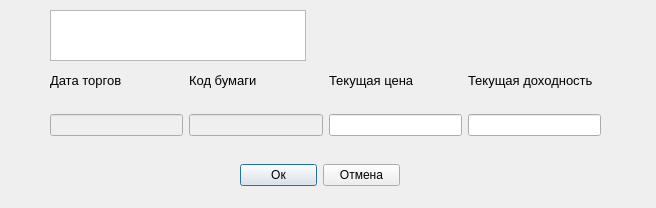
<?xml version="1.0" encoding="UTF-8"?>
<ui version="4.0">
 <class>EditDialog</class>
 <widget class="QDialog" name="EditDialog">
  <property name="geometry">
   <rect>
    <x>0</x>
    <y>0</y>
    <width>656</width>
    <height>208</height>
   </rect>
  </property>
  <property name="windowTitle">
   <string>Редактирование записи</string>
  </property>
  <property name="windowIcon">
   <iconset>
    <normaloff>dollar.png</normaloff>dollar.png</iconset>
  </property>
  <widget class="QWidget" name="horizontalLayoutWidget">
   <property name="geometry">
    <rect>
     <x>50</x>
     <y>60</y>
     <width>551</width>
     <height>41</height>
    </rect>
   </property>
   <layout class="QHBoxLayout" name="horizontalLayout">
    <item>
     <widget class="QLabel" name="label_torg_date">
      <property name="font">
       <font>
        <pointsize>10</pointsize>
       </font>
      </property>
      <property name="text">
       <string>Дата торгов</string>
      </property>
     </widget>
    </item>
    <item>
     <widget class="QLabel" name="label_regnum">
      <property name="font">
       <font>
        <pointsize>10</pointsize>
       </font>
      </property>
      <property name="text">
       <string>Код бумаги</string>
      </property>
     </widget>
    </item>
    <item>
     <widget class="QLabel" name="label_price">
      <property name="font">
       <font>
        <pointsize>10</pointsize>
       </font>
      </property>
      <property name="text">
       <string>Текущая цена</string>
      </property>
     </widget>
    </item>
    <item>
     <widget class="QLabel" name="label_gain_end">
      <property name="font">
       <font>
        <pointsize>10</pointsize>
       </font>
      </property>
      <property name="text">
       <string>Текущая доходность</string>
      </property>
     </widget>
    </item>
   </layout>
  </widget>
  <widget class="QWidget" name="horizontalLayoutWidget_2">
   <property name="geometry">
    <rect>
     <x>50</x>
     <y>100</y>
     <width>551</width>
     <height>51</height>
    </rect>
   </property>
   <layout class="QHBoxLayout" name="horizontalLayout_3">
    <item>
     <widget class="QLineEdit" name="line_torg_date">
      <property name="enabled">
       <bool>false</bool>
      </property>
     </widget>
    </item>
    <item>
     <widget class="QLineEdit" name="line_regnum">
      <property name="enabled">
       <bool>false</bool>
      </property>
      <property name="text">
       <string/>
      </property>
     </widget>
    </item>
    <item>
     <widget class="QLineEdit" name="line_price"/>
    </item>
    <item>
     <widget class="QLineEdit" name="line_gain_end"/>
    </item>
   </layout>
  </widget>
  <widget class="QWidget" name="horizontalLayoutWidget_3">
   <property name="geometry">
    <rect>
     <x>240</x>
     <y>160</y>
     <width>160</width>
     <height>31</height>
    </rect>
   </property>
   <layout class="QHBoxLayout" name="horizontalLayout_2">
    <item>
     <widget class="QPushButton" name="button_ok">
      <property name="text">
       <string>Ок</string>
      </property>
     </widget>
    </item>
    <item>
     <widget class="QPushButton" name="button_cancel">
      <property name="text">
       <string>Отмена</string>
      </property>
     </widget>
    </item>
   </layout>
  </widget>
  <widget class="QTextBrowser" name="textBrowser">
   <property name="geometry">
    <rect>
     <x>50</x>
     <y>10</y>
     <width>256</width>
     <height>51</height>
    </rect>
   </property>
  </widget>
 </widget>
 <resources/>
 <connections/>
</ui>
